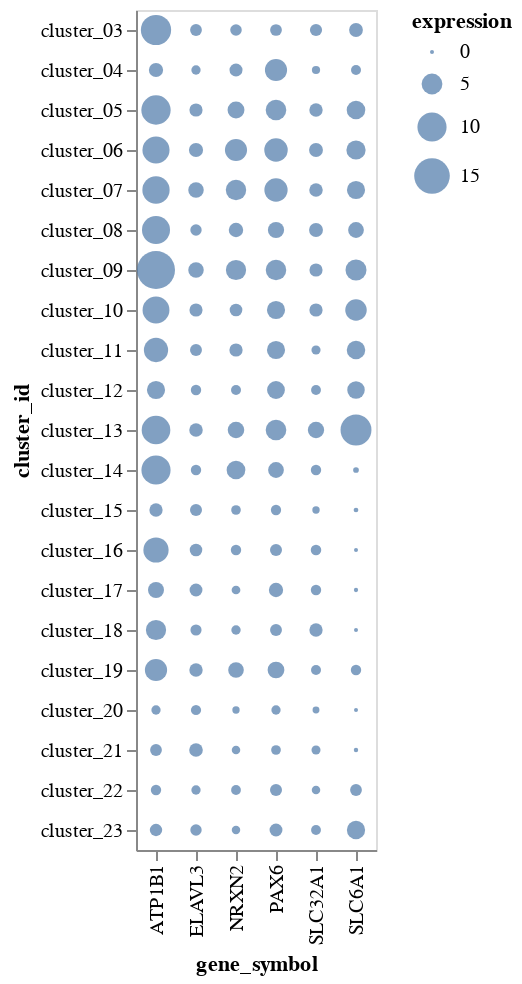

Notebook code for this chart:
### Code cell
chart = altair.Chart(figure5a_expression_tidy).mark_circle().encode(
    size='expression', x=altair.X('gene_symbol'), y=altair.Y('cluster_id'))

if to_save:
    # for some reason this doesn't work  (TypeError: Cannot read property 'getContext' of null)
    # just save manually for now
    save_altair(chart, "figures/dot_plot/fig_5a-expression.png")
    
chart

### Figure 1 — Vega-Lite specification as saved in the notebook (floating-point values rounded to 4 significant figures)
{"config": {"view": {"continuousWidth": 400, "continuousHeight": 300}}, "data": {"name": "data-1c5128977a3feb851277b8301aa03e2a"}, "mark": "circle", "encoding": {"size": {"type": "quantitative", "field": "expression"}, "x": {"type": "nominal", "field": "gene_symbol"}, "y": {"type": "nominal", "field": "cluster_id"}}, "$schema": "https://vega.github.io/schema/vega-lite/v4.8.1.json", "datasets": {"data-1c5128977a3feb851277b8301aa03e2a": [{"gene_symbol": "NRXN2", "cluster_id": "cluster_03", "expression": 1.409, "log_expression": 1.268}, {"gene_symbol": "NRXN2", "cluster_id": "cluster_04", "expression": 1.846, "log_expression": 1.509}, {"gene_symbol": "NRXN2", "cluster_id": "cluster_05", "expression": 3.222, "log_expression": 2.078}, {"gene_symbol": "NRXN2", "cluster_id": "cluster_06", "expression": 5.667, "log_expression": 2.737}, {"gene_symbol": "NRXN2", "cluster_id": "cluster_07", "expression": 4.815, "log_expression": 2.54}, {"gene_symbol": "NRXN2", "cluster_id": "cluster_08", "expression": 2.304, "log_expression": 1.724}, {"gene_symbol": "NRXN2", "cluster_id": "cluster_09", "expression": 4.714, "log_expression": 2.515}, {"gene_symbol": "NRXN2", "cluster_id": "cluster_10", "expression": 1.724, "log_expression": 1.446}, {"gene_symbol": "NRXN2", "cluster_id": "cluster_11", "expression": 1.903, "log_expression": 1.538}, {"gene_symbol": "NRXN2", "cluster_id": "cluster_12", "expression": 1.0, "log_expression": 1.0}, {"gene_symbol": "NRXN2", "cluster_id": "cluster_13", "expression": 3.091, "log_expression": 2.032}, {"gene_symbol": "NRXN2", "cluster_id": "cluster_14", "expression": 4.0, "log_expression": 2.322}, {"gene_symbol": "NRXN2", "cluster_id": "cluster_15", "expression": 0.9231, "log_expression": 0.9434}, {"gene_symbol": "NRXN2", "cluster_id": "cluster_16", "expression": 1.111, "log_expression": 1.078}, {"gene_symbol": "NRXN2", "cluster_id": "cluster_17", "expression": 0.7222, "log_expression": 0.7843}, {"gene_symbol": "NRXN2", "cluster_id": "cluster_18", "expression": 0.8571, "log_expression": 0.8931}, {"gene_symbol": "NRXN2", "cluster_id": "cluster_19", "expression": 2.737, "log_expression": 1.902}, {"gene_symbol": "NRXN2", "cluster_id": "cluster_20", "expression": 0.4531, "log_expression": 0.5392}, {"gene_symbol": "NRXN2", "cluster_id": "cluster_21", "expression": 0.6809, "log_expression": 0.7492}, {"gene_symbol": "NRXN2", "cluster_id": "cluster_22", "expression": 0.9565, "log_expression": 0.9683}, {"gene_symbol": "NRXN2", "cluster_id": "cluster_23", "expression": 0.6667, "log_expression": 0.737}, {"gene_symbol": "ATP1B1", "cluster_id": "cluster_03", "expression": 10.77, "log_expression": 3.557}, {"gene_symbol": "ATP1B1", "cluster_id": "cluster_04", "expression": 2.231, "log_expression": 1.692}, {"gene_symbol": "ATP1B1", "cluster_id": "cluster_05", "expression": 10.11, "log_expression": 3.474}, {"gene_symbol": "ATP1B1", "cluster_id": "cluster_06", "expression": 8.619, "log_expression": 3.266}, {"gene_symbol": "ATP1B1", "cluster_id": "cluster_07", "expression": 8.741, "log_expression": 3.284}, {"gene_symbol": "ATP1B1", "cluster_id": "cluster_08", "expression": 9.217, "log_expression": 3.353}, {"gene_symbol": "ATP1B1", "cluster_id": "cluster_09", "expression": 17.12, "log_expression": 4.179}, {"gene_symbol": "ATP1B1", "cluster_id": "cluster_10", "expression": 8.483, "log_expression": 3.245}, {"gene_symbol": "ATP1B1", "cluster_id": "cluster_11", "expression": 6.871, "log_expression": 2.977}, {"gene_symbol": "ATP1B1", "cluster_id": "cluster_12", "expression": 3.766, "log_expression": 2.253}, {"gene_symbol": "ATP1B1", "cluster_id": "cluster_13", "expression": 9.636, "log_expression": 3.411}, {"gene_symbol": "ATP1B1", "cluster_id": "cluster_14", "expression": 10.0, "log_expression": 3.459}, {"gene_symbol": "ATP1B1", "cluster_id": "cluster_15", "expression": 1.923, "log_expression": 1.547}, {"gene_symbol": "ATP1B1", "cluster_id": "cluster_16", "expression": 7.444, "log_expression": 3.078}, {"gene_symbol": "ATP1B1", "cluster_id": "cluster_17", "expression": 2.875, "log_expression": 1.954}, {"gene_symbol": "ATP1B1", "cluster_id": "cluster_18", "expression": 4.714, "log_expression": 2.515}, {"gene_symbol": "ATP1B1", "cluster_id": "cluster_19", "expression": 5.737, "log_expression": 2.752}, {"gene_symbol": "ATP1B1", "cluster_id": "cluster_20", "expression": 0.8438, "log_expression": 0.8826}, {"gene_symbol": "ATP1B1", "cluster_id": "cluster_21", "expression": 1.468, "log_expression": 1.303}, {"gene_symbol": "ATP1B1", "cluster_id": "cluster_22", "expression": 1.087, "log_expression": 1.061}, {"gene_symbol": "ATP1B1", "cluster_id": "cluster_23", "expression": 1.641, "log_expression": 1.401}, {"gene_symbol": "PAX6", "cluster_id": "cluster_03", "expression": 1.455, "log_expression": 1.295}, {"gene_symbol": "PAX6", "cluster_id": "cluster_04", "expression": 5.692, "log_expression": 2.743}, {"gene_symbol": "PAX6", "cluster_id": "cluster_05", "expression": 4.889, "log_expression": 2.558}, {"gene_symbol": "PAX6", "cluster_id": "cluster_06", "expression": 6.405, "log_expression": 2.888}, {"gene_symbol": "PAX6", "cluster_id": "cluster_07", "expression": 6.296, "log_expression": 2.867}, {"gene_symbol": "PAX6", "cluster_id": "cluster_08", "expression": 2.957, "log_expression": 1.984}, {"gene_symbol": "PAX6", "cluster_id": "cluster_09", "expression": 4.833, "log_expression": 2.544}, {"gene_symbol": "PAX6", "cluster_id": "cluster_10", "expression": 3.759, "log_expression": 2.251}, {"gene_symbol": "PAX6", "cluster_id": "cluster_11", "expression": 3.742, "log_expression": 2.245}, {"gene_symbol": "PAX6", "cluster_id": "cluster_12", "expression": 3.617, "log_expression": 2.207}, {"gene_symbol": "PAX6", "cluster_id": "cluster_13", "expression": 4.909, "log_expression": 2.563}, {"gene_symbol": "PAX6", "cluster_id": "cluster_14", "expression": 2.8, "log_expression": 1.926}, {"gene_symbol": "PAX6", "cluster_id": "cluster_15", "expression": 1.077, "log_expression": 1.054}, {"gene_symbol": "PAX6", "cluster_id": "cluster_16", "expression": 1.528, "log_expression": 1.338}, {"gene_symbol": "PAX6", "cluster_id": "cluster_17", "expression": 2.25, "log_expression": 1.7}, {"gene_symbol": "PAX6", "cluster_id": "cluster_18", "expression": 1.5, "log_expression": 1.322}, {"gene_symbol": "PAX6", "cluster_id": "cluster_19", "expression": 3.158, "log_expression": 2.056}, {"gene_symbol": "PAX6", "cluster_id": "cluster_20", "expression": 0.8438, "log_expression": 0.8826}, {"gene_symbol": "PAX6", "cluster_id": "cluster_21", "expression": 0.9362, "log_expression": 0.9532}, {"gene_symbol": "PAX6", "cluster_id": "cluster_22", "expression": 1.543, "log_expression": 1.347}, {"gene_symbol": "PAX6", "cluster_id": "cluster_23", "expression": 1.795, "log_expression": 1.483}, {"gene_symbol": "SLC32A1", "cluster_id": "cluster_03", "expression": 1.568, "log_expression": 1.361}, {"gene_symbol": "SLC32A1", "cluster_id": "cluster_04", "expression": 0.6154, "log_expression": 0.6919}, {"gene_symbol": "SLC32A1", "cluster_id": "cluster_05", "expression": 1.944, "log_expression": 1.558}, {"gene_symbol": "SLC32A1", "cluster_id": "cluster_06", "expression": 2.119, "log_expression": 1.641}, {"gene_symbol": "SLC32A1", "cluster_id": "cluster_07", "expression": 1.981, "log_expression": 1.576}, {"gene_symbol": "SLC32A1", "cluster_id": "cluster_08", "expression": 2.13, "log_expression": 1.646}, {"gene_symbol": "SLC32A1", "cluster_id": "cluster_09", "expression": 1.881, "log_expression": 1.527}, {"gene_symbol": "SLC32A1", "cluster_id": "cluster_10", "expression": 1.897, "log_expression": 1.534}, {"gene_symbol": "SLC32A1", "cluster_id": "cluster_11", "expression": 0.8065, "log_expression": 0.8532}, {"gene_symbol": "SLC32A1", "cluster_id": "cluster_12", "expression": 0.9787, "log_expression": 0.9846}, {"gene_symbol": "SLC32A1", "cluster_id": "cluster_13", "expression": 3.0, "log_expression": 2.0}, {"gene_symbol": "SLC32A1", "cluster_id": "cluster_14", "expression": 1.1, "log_expression": 1.07}, {"gene_symbol": "SLC32A1", "cluster_id": "cluster_15", "expression": 0.4615, "log_expression": 0.5475}, {"gene_symbol": "SLC32A1", "cluster_id": "cluster_16", "expression": 1.139, "log_expression": 1.097}, {"gene_symbol": "SLC32A1", "cluster_id": "cluster_17", "expression": 1.111, "log_expression": 1.078}, {"gene_symbol": "SLC32A1", "cluster_id": "cluster_18", "expression": 1.929, "log_expression": 1.55}, {"gene_symbol": "SLC32A1", "cluster_id": "cluster_19", "expression": 1.0, "log_expression": 1.0}, {"gene_symbol": "SLC32A1", "cluster_id": "cluster_20", "expression": 0.375, "log_expression": 0.4594}, {"gene_symbol": "SLC32A1", "cluster_id": "cluster_21", "expression": 0.7872, "log_expression": 0.8377}, {"gene_symbol": "SLC32A1", "cluster_id": "cluster_22", "expression": 0.6739, "log_expression": 0.7432}, {"gene_symbol": "SLC32A1", "cluster_id": "cluster_23", "expression": 0.9744, "log_expression": 0.9814}, {"gene_symbol": "SLC6A1", "cluster_id": "cluster_03", "expression": 2.091, "log_expression": 1.628}, {"gene_symbol": "SLC6A1", "cluster_id": "cluster_04", "expression": 1.0, "log_expression": 1.0}, {"gene_symbol": "SLC6A1", "cluster_id": "cluster_05", "expression": 3.944, "log_expression": 2.306}, {"gene_symbol": "SLC6A1", "cluster_id": "cluster_06", "expression": 4.238, "log_expression": 2.389}, {"gene_symbol": "SLC6A1", "cluster_id": "cluster_07", "expression": 3.759, "log_expression": 2.251}, {"gene_symbol": "SLC6A1", "cluster_id": "cluster_08", "expression": 2.783, "log_expression": 1.919}, {"gene_symbol": "SLC6A1", "cluster_id": "cluster_09", "expression": 5.095, "log_expression": 2.608}, {"gene_symbol": "SLC6A1", "cluster_id": "cluster_10", "expression": 5.345, "log_expression": 2.666}, {"gene_symbol": "SLC6A1", "cluster_id": "cluster_11", "expression": 3.903, "log_expression": 2.294}, {"gene_symbol": "SLC6A1", "cluster_id": "cluster_12", "expression": 3.489, "log_expression": 2.167}, {"gene_symbol": "SLC6A1", "cluster_id": "cluster_13", "expression": 11.27, "log_expression": 3.617}, {"gene_symbol": "SLC6A1", "cluster_id": "cluster_14", "expression": 0.2, "log_expression": 0.263}, {"gene_symbol": "SLC6A1", "cluster_id": "cluster_15", "expression": 0.07692, "log_expression": 0.1069}, {"gene_symbol": "SLC6A1", "cluster_id": "cluster_16", "expression": 0.0, "log_expression": 0.0}, {"gene_symbol": "SLC6A1", "cluster_id": "cluster_17", "expression": 0.02778, "log_expression": 0.03953}, {"gene_symbol": "SLC6A1", "cluster_id": "cluster_18", "expression": 0.0, "log_expression": 0.0}, {"gene_symbol": "SLC6A1", "cluster_id": "cluster_19", "expression": 1.105, "log_expression": 1.074}, {"gene_symbol": "SLC6A1", "cluster_id": "cluster_20", "expression": 0.0, "log_expression": 0.0}, {"gene_symbol": "SLC6A1", "cluster_id": "cluster_21", "expression": 0.04255, "log_expression": 0.06012}, {"gene_symbol": "SLC6A1", "cluster_id": "cluster_22", "expression": 1.478, "log_expression": 1.309}, {"gene_symbol": "SLC6A1", "cluster_id": "cluster_23", "expression": 3.821, "log_expression": 2.269}, {"gene_symbol": "ELAVL3", "cluster_id": "cluster_03", "expression": 1.477, "log_expression": 1.309}, {"gene_symbol": "ELAVL3", "cluster_id": "cluster_04", "expression": 0.8462, "log_expression": 0.8845}, {"gene_symbol": "ELAVL3", "cluster_id": "cluster_05", "expression": 1.889, "log_expression": 1.531}, {"gene_symbol": "ELAVL3", "cluster_id": "cluster_06", "expression": 2.214, "log_expression": 1.684}, {"gene_symbol": "ELAVL3", "cluster_id": "cluster_07", "expression": 2.704, "log_expression": 1.889}, {"gene_symbol": "ELAVL3", "cluster_id": "cluster_08", "expression": 1.348, "log_expression": 1.231}, {"gene_symbol": "ELAVL3", "cluster_id": "cluster_09", "expression": 2.69, "log_expression": 1.884}, {"gene_symbol": "ELAVL3", "cluster_id": "cluster_10", "expression": 1.862, "log_expression": 1.517}, {"gene_symbol": "ELAVL3", "cluster_id": "cluster_11", "expression": 1.516, "log_expression": 1.331}, {"gene_symbol": "ELAVL3", "cluster_id": "cluster_12", "expression": 1.106, "log_expression": 1.075}, {"gene_symbol": "ELAVL3", "cluster_id": "cluster_13", "expression": 2.0, "log_expression": 1.585}, {"gene_symbol": "ELAVL3", "cluster_id": "cluster_14", "expression": 1.1, "log_expression": 1.07}, {"gene_symbol": "ELAVL3", "cluster_id": "cluster_15", "expression": 1.538, "log_expression": 1.344}, {"gene_symbol": "ELAVL3", "cluster_id": "cluster_16", "expression": 1.694, "log_expression": 1.43}, {"gene_symbol": "ELAVL3", "cluster_id": "cluster_17", "expression": 1.792, "log_expression": 1.481}, {"gene_symbol": "ELAVL3", "cluster_id": "cluster_18", "expression": 1.286, "log_expression": 1.193}, {"gene_symbol": "ELAVL3", "cluster_id": "cluster_19", "expression": 1.947, "log_expression": 1.559}, {"gene_symbol": "ELAVL3", "cluster_id": "cluster_20", "expression": 1.062, "log_expression": 1.044}, {"gene_symbol": "ELAVL3", "cluster_id": "cluster_21", "expression": 2.043, "log_expression": 1.605}, {"gene_symbol": "ELAVL3", "cluster_id": "cluster_22", "expression": 0.8478, "log_expression": 0.8858}, {"gene_symbol": "ELAVL3", "cluster_id": "cluster_23", "expression": 1.359, "log_expression": 1.238}]}}
